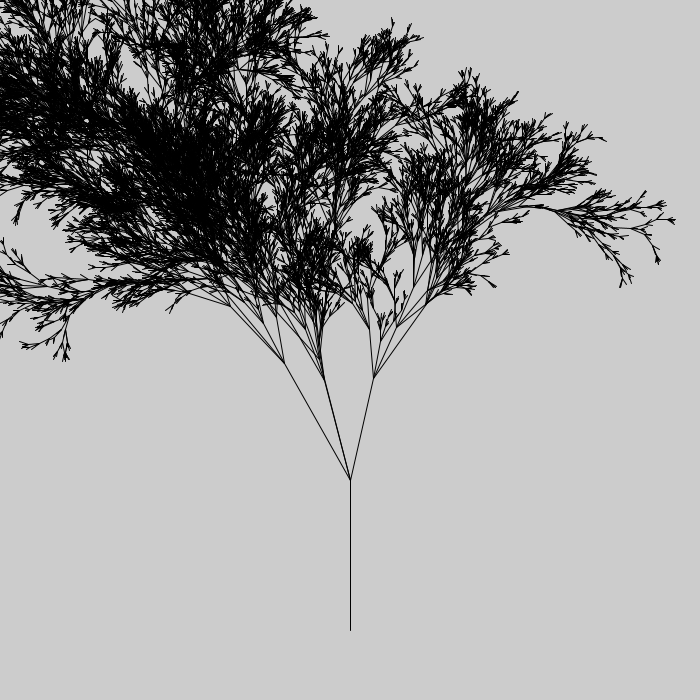
Frame 1 (no input)
Frame 60 (the mouse pressed at the canvas centre just before this capture): identical to frame 1, image omitted
Frame 120 (the mouse held since frame 60 and released just before this capture): identical to frame 1, image omitted

The Processing sketch that drew this single still picture (run headless with seeded random() and noise(); from frame 60 on, the mouse is pressed at the canvas centre):

// Processing sketch: s033_tree
// ── s033_tree.pde
void branch(float x, float y, float len, float angle) {
  float endx = x + len * cos(radians(angle));
  float endy = y + len * sin(radians(angle));
  
  line(x, y, endx, endy);
  
  if(len > 10) {
    branch(endx, endy, len * random(0.3, 0.9), angle + random(-30, 30));
    branch(endx, endy, len * random(0.3, 0.9), angle + random(-30, 30));
    branch(endx, endy, len * random(0.3, 0.9), angle + random(-30, 30));
    branch(endx, endy, len * random(0.3, 0.9), angle + random(-30, 30));
  }
}
void setup() {
  size(700, 700);
  branch(width/2, height * 0.9, 150, -90);
}

void draw() {
}
